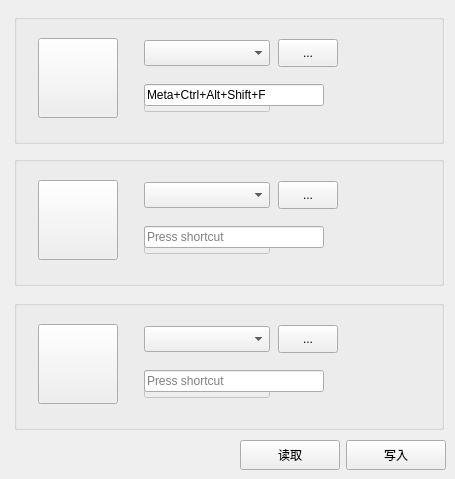
    <widget class="QWidget" name="tab_2">
     <attribute name="title">
      <string>按键</string>
     </attribute>
     <widget class="QGroupBox" name="key_func_1_label">
      <property name="geometry">
       <rect>
        <x>14</x>
        <y>14</y>
        <width>430</width>
        <height>130</height>
       </rect>
      </property>
      <property name="toolTip">
       <string/>
      </property>
      <property name="title">
       <string/>
      </property>
      <widget class="QPushButton" name="k1_button">
       <property name="geometry">
        <rect>
         <x>24</x>
         <y>24</y>
         <width>80</width>
         <height>80</height>
        </rect>
       </property>
       <property name="toolTip">
        <string>点亮该键位</string>
       </property>
       <property name="text">
        <string/>
       </property>
      </widget>
      <widget class="QComboBox" name="k1_comboBox">
       <property name="geometry">
        <rect>
         <x>130</x>
         <y>26</y>
         <width>126</width>
         <height>26</height>
        </rect>
       </property>
      </widget>
      <widget class="QKeySequenceEdit" name="k1_keySequenceEdit">
       <property name="enabled">
        <bool>true</bool>
       </property>
       <property name="geometry">
        <rect>
         <x>130</x>
         <y>70</y>
         <width>180</width>
         <height>23</height>
        </rect>
       </property>
       <property name="keySequence">
        <string>Meta+Ctrl+Alt+Shift+F</string>
       </property>
      </widget>
      <widget class="QPushButton" name="expand_button">
       <property name="enabled">
        <bool>false</bool>
       </property>
       <property name="geometry">
        <rect>
         <x>130</x>
         <y>70</y>
         <width>126</width>
         <height>28</height>
        </rect>
       </property>
       <property name="font">
        <font>
         <family>Microsoft YaHei UI</family>
         <pointsize>9</pointsize>
        </font>
       </property>
       <property name="styleSheet">
        <string notr="true">text-align: left;</string>
       </property>
       <property name="text">
        <string>鼠标设置 ...</string>
       </property>
      </widget>
      <widget class="QComboBox" name="k1_comboBox_second">
       <property name="enabled">
        <bool>false</bool>
       </property>
       <property name="geometry">
        <rect>
         <x>130</x>
         <y>70</y>
         <width>126</width>
         <height>26</height>
        </rect>
       </property>
      </widget>
      <widget class="QPushButton" name="k1_button_attribute">
       <property name="enabled">
        <bool>true</bool>
       </property>
       <property name="geometry">
        <rect>
         <x>264</x>
         <y>25</y>
         <width>60</width>
         <height>28</height>
        </rect>
       </property>
       <property name="text">
        <string>...</string>
       </property>
      </widget>
      <zorder>k1_comboBox_second</zorder>
      <zorder>expand_button</zorder>
      <zorder>k1_button</zorder>
      <zorder>k1_comboBox</zorder>
      <zorder>k1_keySequenceEdit</zorder>
      <zorder>k1_button_attribute</zorder>
     </widget>
     <widget class="QGroupBox" name="key_func_2_label">
      <property name="geometry">
       <rect>
        <x>14</x>
        <y>156</y>
        <width>430</width>
        <height>130</height>
       </rect>
      </property>
      <property name="toolTip">
       <string/>
      </property>
      <property name="title">
       <string/>
      </property>
      <widget class="QPushButton" name="k2_button">
       <property name="geometry">
        <rect>
         <x>24</x>
         <y>24</y>
         <width>80</width>
         <height>80</height>
        </rect>
       </property>
       <property name="toolTip">
        <string>点亮该键位</string>
       </property>
       <property name="text">
        <string/>
       </property>
      </widget>
      <widget class="QComboBox" name="k2_comboBox">
       <property name="geometry">
        <rect>
         <x>130</x>
         <y>26</y>
         <width>126</width>
         <height>26</height>
        </rect>
       </property>
      </widget>
      <widget class="QKeySequenceEdit" name="k2_keySequenceEdit">
       <property name="geometry">
        <rect>
         <x>130</x>
         <y>70</y>
         <width>180</width>
         <height>23</height>
        </rect>
       </property>
       <property name="keySequence">
        <string/>
       </property>
      </widget>
      <widget class="QPushButton" name="expand_button_2">
       <property name="enabled">
        <bool>false</bool>
       </property>
       <property name="geometry">
        <rect>
         <x>130</x>
         <y>70</y>
         <width>126</width>
         <height>28</height>
        </rect>
       </property>
       <property name="font">
        <font>
         <family>Microsoft YaHei UI</family>
         <pointsize>9</pointsize>
        </font>
       </property>
       <property name="styleSheet">
        <string notr="true">text-align: left;</string>
       </property>
       <property name="text">
        <string>鼠标设置 ...</string>
       </property>
      </widget>
      <widget class="QComboBox" name="k2_comboBox_second">
       <property name="enabled">
        <bool>false</bool>
       </property>
       <property name="geometry">
        <rect>
         <x>130</x>
         <y>70</y>
         <width>126</width>
         <height>26</height>
        </rect>
       </property>
      </widget>
      <widget class="QPushButton" name="k2_button_attribute">
       <property name="enabled">
        <bool>true</bool>
       </property>
       <property name="geometry">
        <rect>
         <x>264</x>
         <y>25</y>
         <width>60</width>
         <height>28</height>
        </rect>
       </property>
       <property name="text">
        <string>...</string>
       </property>
      </widget>
      <zorder>k2_comboBox_second</zorder>
      <zorder>expand_button_2</zorder>
      <zorder>k2_button</zorder>
      <zorder>k2_comboBox</zorder>
      <zorder>k2_keySequenceEdit</zorder>
      <zorder>k2_button_attribute</zorder>
     </widget>
     <widget class="QGroupBox" name="key_func_3_label">
      <property name="geometry">
       <rect>
        <x>14</x>
        <y>300</y>
        <width>430</width>
        <height>130</height>
       </rect>
      </property>
      <property name="toolTip">
       <string/>
      </property>
      <property name="title">
       <string/>
      </property>
      <widget class="QPushButton" name="k3_button">
       <property name="geometry">
        <rect>
         <x>24</x>
         <y>24</y>
         <width>80</width>
         <height>80</height>
        </rect>
       </property>
       <property name="toolTip">
        <string>点亮该键位</string>
       </property>
       <property name="text">
        <string/>
       </property>
      </widget>
      <widget class="QComboBox" name="k3_comboBox">
       <property name="geometry">
        <rect>
         <x>130</x>
         <y>26</y>
         <width>126</width>
         <height>26</height>
        </rect>
       </property>
      </widget>
      <widget class="QKeySequenceEdit" name="k3_keySequenceEdit">
       <property name="geometry">
        <rect>
         <x>130</x>
         <y>70</y>
         <width>180</width>
         <height>23</height>
        </rect>
       </property>
       <property name="keySequence">
        <string/>
       </property>
      </widget>
      <widget class="QPushButton" name="expand_button_3">
       <property name="enabled">
        <bool>false</bool>
       </property>
       <property name="geometry">
        <rect>
         <x>130</x>
         <y>70</y>
         <width>126</width>
         <height>28</height>
        </rect>
       </property>
       <property name="font">
        <font>
         <family>Microsoft YaHei UI</family>
         <pointsize>9</pointsize>
        </font>
       </property>
       <property name="styleSheet">
        <string notr="true">text-align: left;</string>
       </property>
       <property name="text">
        <string>鼠标设置 ...</string>
       </property>
      </widget>
      <widget class="QComboBox" name="k3_comboBox_second">
       <property name="enabled">
        <bool>false</bool>
       </property>
       <property name="geometry">
        <rect>
         <x>130</x>
         <y>70</y>
         <width>126</width>
         <height>26</height>
        </rect>
       </property>
      </widget>
      <widget class="QPushButton" name="k3_button_attribute">
       <property name="enabled">
        <bool>true</bool>
       </property>
       <property name="geometry">
        <rect>
         <x>264</x>
         <y>25</y>
         <width>60</width>
         <height>28</height>
        </rect>
       </property>
       <property name="text">
        <string>...</string>
       </property>
      </widget>
      <zorder>k3_comboBox_second</zorder>
      <zorder>expand_button_3</zorder>
      <zorder>k3_button</zorder>
      <zorder>k3_comboBox</zorder>
      <zorder>k3_keySequenceEdit</zorder>
      <zorder>k3_button_attribute</zorder>
     </widget>
     <widget class="QPushButton" name="key_w_button">
      <property name="geometry">
       <rect>
        <x>346</x>
        <y>440</y>
        <width>100</width>
        <height>30</height>
       </rect>
      </property>
      <property name="text">
       <string>写入</string>
      </property>
     </widget>
     <widget class="QPushButton" name="key_r_button">
      <property name="geometry">
       <rect>
        <x>240</x>
        <y>440</y>
        <width>100</width>
        <height>30</height>
       </rect>
      </property>
      <property name="text">
       <string>读取</string>
      </property>
     </widget>
    </widget>
